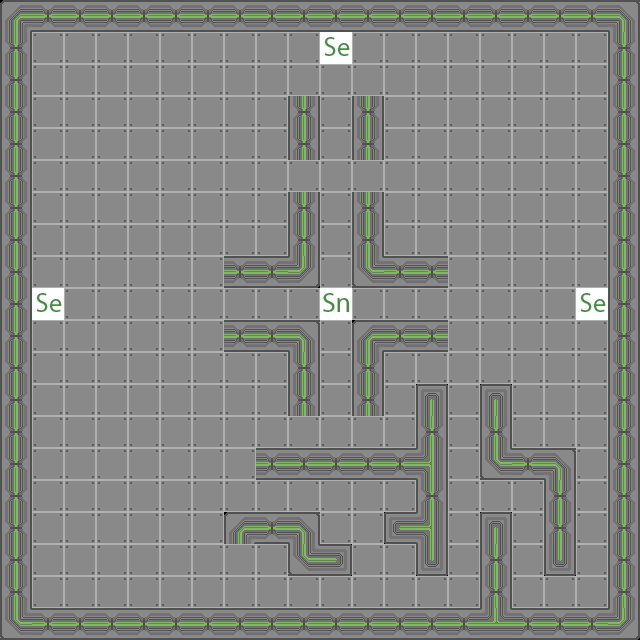

The image is a tile-based game level rendered from a .tmx file. Its description and source (layers, tilesets, objects; grid data summarised) follow:
An orthogonal 20x20 tile map with 32x32 px tiles, 1 tile layer (map), 2 tilesets.

<map version="1.0" orientation="orthogonal" width="20" height="20" tilewidth="32" tileheight="32">
 <tileset firstgid="1" name="tiles" tilewidth="32" tileheight="32">
  <properties>
   <property name="isWall" value="" />
  </properties>
  <image source="tileset.png" width="192" height="192" />
  <tile id="0">
   <properties>
    <property name="isWall" value="" />
   </properties>
  </tile>
  <tile id="1">
   <properties>
    <property name="isWall" value="" />
   </properties>
  </tile>
  <tile id="2">
   <properties>
    <property name="isWall" value="" />
   </properties>
  </tile>
  <tile id="3">
   <properties>
    <property name="isWall" value="" />
   </properties>
  </tile>
  <tile id="4">
   <properties>
    <property name="isWall" value="" />
   </properties>
  </tile>
  <tile id="5">
   <properties>
    <property name="isWall" value="" />
   </properties>
  </tile>
  <tile id="6">
   <properties>
    <property name="isWall" value="" />
   </properties>
  </tile>
  <tile id="7">
   <properties>
    <property name="isWall" value="" />
   </properties>
  </tile>
  <tile id="8">
   <properties>
    <property name="isWall" value="" />
   </properties>
  </tile>
  <tile id="9">
   <properties>
    <property name="isWall" value="" />
   </properties>
  </tile>
  <tile id="10">
   <properties>
    <property name="isWall" value="" />
   </properties>
  </tile>
  <tile id="12">
   <properties>
    <property name="isWall" value="" />
   </properties>
  </tile>
  <tile id="13">
   <properties>
    <property name="isWall" value="" />
   </properties>
  </tile>
  <tile id="14">
   <properties>
    <property name="isWall" value="" />
   </properties>
  </tile>
  <tile id="15">
   <properties>
    <property name="isWall" value="" />
   </properties>
  </tile>
  <tile id="16">
   <properties>
    <property name="isWall" value="" />
   </properties>
  </tile>
  <tile id="17">
   <properties>
    <property name="isWall" value="" />
   </properties>
  </tile>
  <tile id="18">
   <properties>
    <property name="isWall" value="" />
   </properties>
  </tile>
  <tile id="19">
   <properties>
    <property name="isWall" value="" />
   </properties>
  </tile>
  <tile id="20">
   <properties>
    <property name="isWall" value="" />
   </properties>
  </tile>
  <tile id="21">
   <properties>
    <property name="isWall" value="" />
   </properties>
  </tile>
  <tile id="22">
   <properties>
    <property name="isWall" value="" />
   </properties>
  </tile>
  <tile id="23">
   <properties>
    <property name="isWall" value="" />
   </properties>
  </tile>
  <tile id="24">
   <properties>
    <property name="isWall" value="" />
   </properties>
  </tile>
  <tile id="25">
   <properties>
    <property name="isWall" value="" />
   </properties>
  </tile>
  <tile id="26">
   <properties>
    <property name="isWall" value="" />
   </properties>
  </tile>
  <tile id="27">
   <properties>
    <property name="isWall" value="" />
   </properties>
  </tile>
  <tile id="28">
   <properties>
    <property name="isWall" value="" />
   </properties>
  </tile>
 </tileset>
 <tileset firstgid="37" name="misctiles" tilewidth="32" tileheight="32">
  <properties>
   <property name="sneakerSpawn" value="" />
  </properties>
  <image source="tiles.png" width="192" height="192" />
  <tile id="0">
   <properties>
    <property name="seekerSpawn" value="" />
   </properties>
  </tile>
  <tile id="1">
   <properties>
    <property name="sneakerSpawn" value="" />
   </properties>
  </tile>
 </tileset>
 <layer name="map" width="20" height="20">
  <data>[400 cells, 400 non-empty, 15 distinct tile ids]</data>
 </layer>
</map>